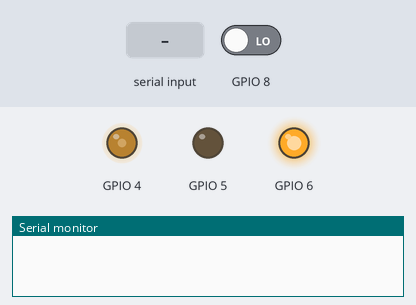
A program run on a simulated ESP32-S3. Parts: output pins drawn as LEDs (lit = HIGH), the last lines printed to the serial monitor. Inputs (shaded band) come from the test bench; at power-on: GPIO 8 LOW.

Above: at 1.2 s.
1.3 s: "r" received over Serial
At 2.4 s:
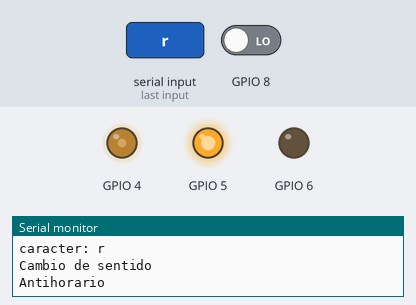
4.6 s: "e" received over Serial
At 4.9 s:
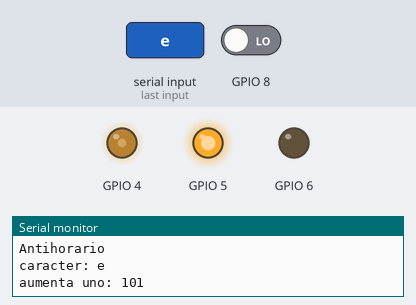
6.1 s: "q" received over Serial
At 7.3 s:
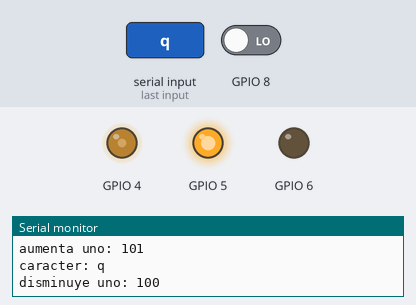
Timing chart, 0 to 8.6 s (numbered marks = the images above; inputs shaded):
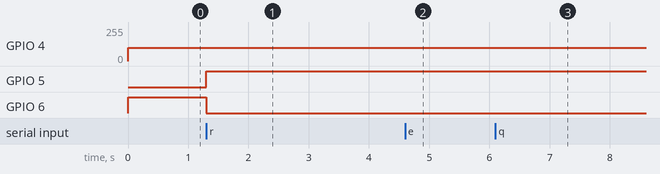

The program:

main.cpp
```cpp
#include <Arduino.h>
#include "puenteH_pwm.hpp"
#include "limiSwitchCONT.hpp"

LN928 myMTR = {4, 5, 6}; //pwm digitalA digitalB
limitSW limitA = {8}; //pin del limit

char caracter;
bool control;
void setup(){
  Serial.begin(115200);
  myMTR.setPWM(100);
  control = true;
}

void loop(){
  if(Serial.available() > 0){
    caracter = Serial.read();
    Serial.print("caracter: ");
    Serial.println(caracter);
    switch (tolower(caracter))
    {
    case 'e':
      if(myMTR.getPWM() < 255)
        myMTR.setPWMmas();
      Serial.print("aumenta uno: ");
      Serial.println(myMTR.getPWM());
      break;
    case 'q':
      if(myMTR.getPWM() > 0)
        myMTR.setPWMmenos();
      Serial.print("disminuye uno: ");
      Serial.println(myMTR.getPWM());
      break;
    case 's':
      myMTR.mtrStop();
      Serial.println("Detiene Motor");
      break;
    case 'r':
      control = !control;
      Serial.println("Cambio de sentido");
      if(control)
        Serial.println("Horario");
      else
        Serial.println("Antihorario");
    break;
    case 'c':
      Serial.println("Reinicia contador");
      limitA.setCero();
      Serial.println(myMTR.getPWM());
    break;
    default:
      break;
    }
  }
  if(control){
    myMTR.mtrRight();
  }else{
    myMTR.mtrLeft();
  }
  if(digitalRead(limitA.getPin())){
    limitA.addCont();
    Serial.print("cont limitA: ");
    Serial.println(limitA.getCont());
    delay(300);
  }
}
```

limiSwitchCONT.hpp
```cpp
#include <Arduino.h>
class limitSW{
private:
    int cont, pin;
public:
    limitSW(int a){
        this->pin = a;
        cont = 0;
        pinMode(pin, INPUT);
    }
    void setCero(){
        cont = 0;
    }
    void addCont(){
       cont++;
    }
    int getPin(){
        return pin;
    }
    int getCont(){
        return cont;
    }
};
```

puenteH_pwm.hpp
```cpp
#include <Arduino.h>
class LN928{
private:
  int pines[3], PWM;
  const int freq = 5000;       // Frecuencia PWM (Hz) ~ para motores DC entre 500 y 5000
  const int pwmChannel = 0;    // Canal PWM (0-15)
  const int resolution = 8;    //ps 0 a 255
public:
  LN928(int PWM, int A, int B){
  this->pines[0] = PWM;
  this->pines[1] = A;
  this->pines[2] = B;
  for(int i=0; i<3; i++){
    pinMode(pines[i], OUTPUT);
  }

  ledcSetup(pwmChannel, freq, resolution);
  ledcAttachPin(pines[0], pwmChannel);
  }
  void setPWM(int pwm){
  if(pwm>=0 && pwm<=255)
    this->PWM = pwm;
  }
  void setPWMmas(){
  PWM++;
  }
  void setPWMmenos(){
  PWM--;
  }
  void mtrRight(){
  ledcWrite(pwmChannel, PWM);
  digitalWrite(pines[1], LOW);
  digitalWrite(pines[2], HIGH);
  }
  void mtrLeft(){
  ledcWrite(pwmChannel, PWM);
  digitalWrite(pines[1], HIGH);
  digitalWrite(pines[2], LOW);
  }
  void mtrStop(){
  digitalWrite(pines[1], LOW);
  digitalWrite(pines[2], LOW);
  }
  int getPWM(){
    return PWM;
  }
};
```

Measured:
- after the input at 1.3 s, GPIO 5: LOW → HIGH at once; GPIO 6: HIGH → LOW at once
- after the input at 4.6 s, GPIO 4: 100/255 → 101/255 at once
- after the input at 6.1 s, GPIO 4: 101/255 → 100/255 at once
